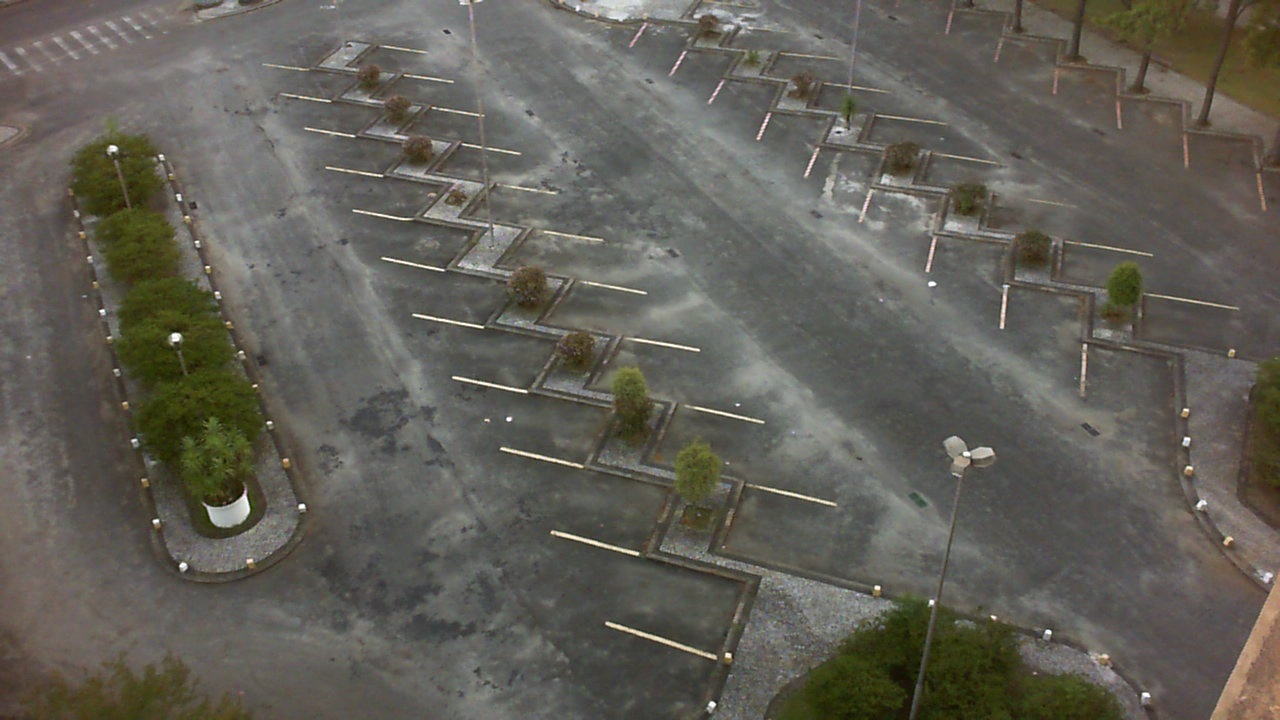
#> input picture Empty.jpg, 1280 x 720 px
$ python SecondImage.py   (Python 2 division)   (older library calls are emulated)
#> lines starting #> are read from the running program, lines starting #| are printed output that depends on the picture; after the words box and inside, x2 and y2 are one past the last pixel; in counts of white or black regions, pixels touching at a corner belong together
##################################################################################################################
#	University of Porto
#	Faculty of Engineering
#	Computer Vision
#
# Project 1: Vision-based computation of parking lot occupancy
#
# Authors:
#	* Nuno Granja Fernandes up201107699
#	* Samuel Arleo Rodriguez up201600802
#	* Katja Hader up201602072
##################################################################################################################

import numpy as np
import cv2
from matplotlib import pyplot as plot
from sklearn.cluster import DBSCAN
import random as rd
import os
import sys

# [31 lines left out: functions numImages, printImage, printImage, not called in this run]

def getChannels(img):
	return img[:,:,2],img[:,:,1],img[:,:,0]

# [11 lines left out: function applyThreshold, not called in this run]

def thresholdImage(gray,thr_type,thr,block_size=None,img=None):

	""" Where thr_type in {1,2,3,4}
		1: Normal threshold
		2: Otsu
		3: Adaptive (mean)
		4: Adaptive (Gaussian)
		More thresholds: Using two thresholds taking into account that most pixels are from the floor
			(Trying to don't erase black cars)
		5: Double threshold (using percentiles)
		6: Double threshold (using manually set values)
	"""
	if thr_type == 1:
		ret,thr = cv2.threshold(gray,thr,255,cv2.THRESH_BINARY)
		return thr
	elif thr_type == 2:
		ret,thr = cv2.threshold(gray,0,255,cv2.THRESH_BINARY+cv2.THRESH_OTSU) # Black/red cars desapeared. Good for Segmentation of background
		return thr
	elif thr_type == 3:
		return cv2.adaptiveThreshold(gray,255,cv2.ADAPTIVE_THRESH_MEAN_C,cv2.THRESH_BINARY,block_size,2) # Less noise, but can't recognize all cars
	elif thr_type == 4:
		return cv2.adaptiveThreshold(gray,255,cv2.ADAPTIVE_THRESH_GAUSSIAN_C,cv2.THRESH_BINARY,block_size,2) # More noise, more cars
	elif thr_type == 5:
		firstQ = np.percentile(gray2,65) # Return de value of the pixel that corresponds to the 65 percent of all sorted pixels in grayscale
		secondQ = np.percentile(gray2,50)
		thirdQ = np.percentile(gray2,35)
		return applyThreshold(gray,firstQ,thirdQ)
	elif thr_type == 6:
		return applyThreshold(gray,40,113)
	elif thr_type == 7:
		rows,col = img[:,:,0].shape
		r1,g1,b1 = getChannels(gray) # Actually is not grayscale but a BGR image (just a name)
		r2,g2,b2 = getChannels(img)
		res = np.zeros((rows,col))
		for i in range(0,rows):
			for j in range(0,col):
				rDif = abs(int(r1[i,j]) - int(r2[i,j]))
				gDif = abs(int(g1[i,j]) - int(g2[i,j]))
				bDif = abs(int(b1[i,j]) - int(b2[i,j]))
				if rDif >= thr or gDif >= thr or bDif >= thr:
					res[i,j] = 0
				else:
					res[i,j] = 255
		return res

	else:
		return None

def getEdges(gray,detector,min_thr=None,max_thr=None):
	"""
		Where detector in {1,2,3,4}
		1: Laplacian
		2: Sobelx
		3: Sobely
		4: Canny
		5: Sobelx with possitive and negative slope (in 2 negative slopes are lost)
	"""
	if min_thr is None:
		min_thr = 100
		max_thr = 200
	if detector == 1:
		return cv2.Laplacian(gray,cv2.CV_64F)
	elif detector == 2:
		return cv2.Sobel(gray,cv2.CV_64F,1,0,ksize=-1)
	elif detector == 3:
		return cv2.Sobel(gray,cv2.CV_64F,0,1,ksize=-1)
	elif detector == 4:
		return cv2.Canny(gray,min_thr,max_thr)  # Canny(min_thresh,max_thresh) (threshold not to the intensity but to the
												# intensity gradient -value that measures how different is a pixel to its neighbors-)
	elif detector == 5:
		sobelx64f = cv2.Sobel(gray,cv2.CV_64F,1,0,ksize=5)
		abs_sobel64f = np.absolute(sobelx64f)
		return np.uint8(abs_sobel64f)

# [33 lines left out: functions dbscan, getCentroids, paintClusters, not called in this run]


# Empty and non-empty parking lot image
img1 = cv2.imread("Empty.jpg")
#> img1 is the input picture: shape (720, 1280, 3); mean B, G, R 87, 95.1, 97.6
img2 = cv2.imread("Full.jpg")
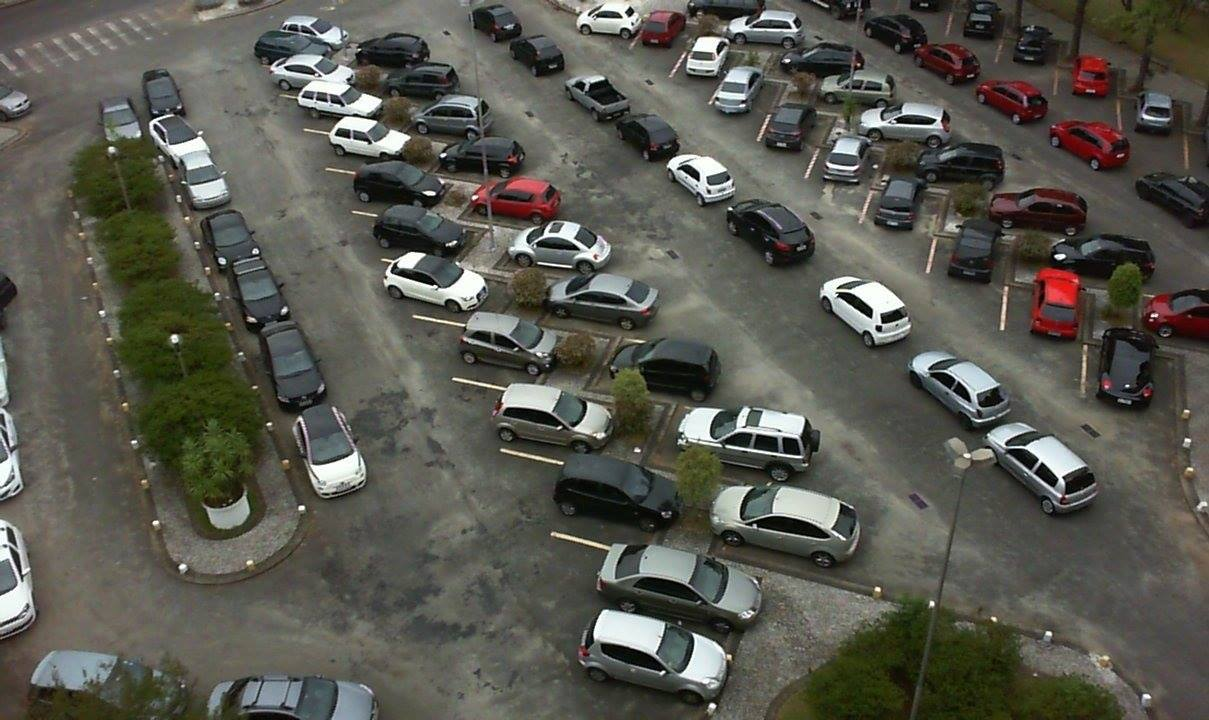
#> input picture Full.jpg, 1209 x 720 px
#> img2 is the input picture: shape (720, 1209, 3); mean B, G, R 79.1, 87.8, 88.3
if img1 is None or img2 is None:
	print("It was not possible to load the images. Please check paths.")
	sys.exit()

# Blurring empty parking lot image
blur = cv2.GaussianBlur(img1,(7,7),0)

# Dimensions of the image
rows,col = img1[:,:,0].shape
#> rows = 720; col = 1280

# Images for storing results
res2 = img2.copy()
res3 = img2.copy()
res4 = img2.copy()
res5 = img2.copy()

# Auxiliar image for storing results
res = np.zeros((rows,col))

# Gray scale image of the non-empty parking lot
gray = cv2.cvtColor(img2,cv2.COLOR_BGR2GRAY)

# Edges on non-empty parking lot using Canny edge detector
edges = getEdges(gray,4,50,200)
#> in getEdges, `return cv2.Canny(gray,min_thr,max_thr)`:
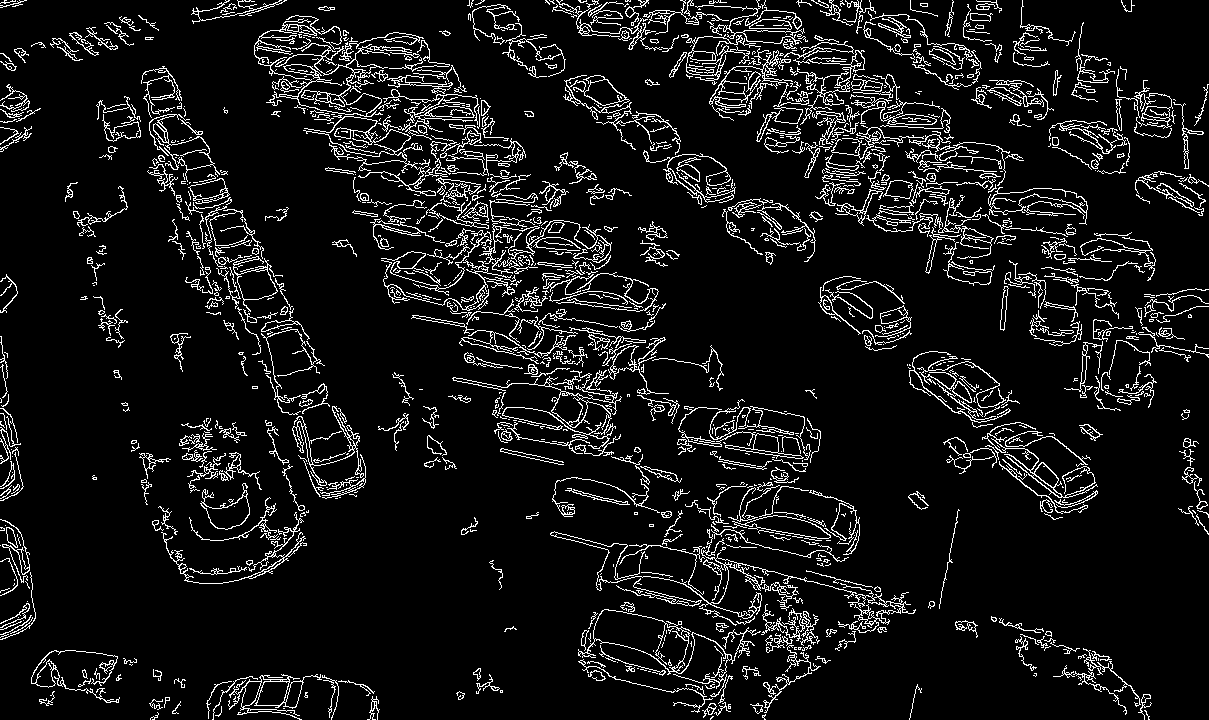
#> returned value: shape (720, 1209); 8.4% white in thin lines or dots

# Threshold for every channel
threshold = 40

# Applying color threshold: It takes each channel of the empty parking lot image
# and compares each pixel with the same channel on the non-empty park. If this difference
# is more than the threshold, then the pixel is considered as a car pixel and the pixel
# on the same position in the binary image "res" is painted black. This allows to recognize
# cars of almost any color, however cars with intisities similar to the background are
# hard to paint.
res = thresholdImage(img2,7,threshold,img=blur)
#> in thresholdImage, `r2,g2,b2 = getChannels(img)`:
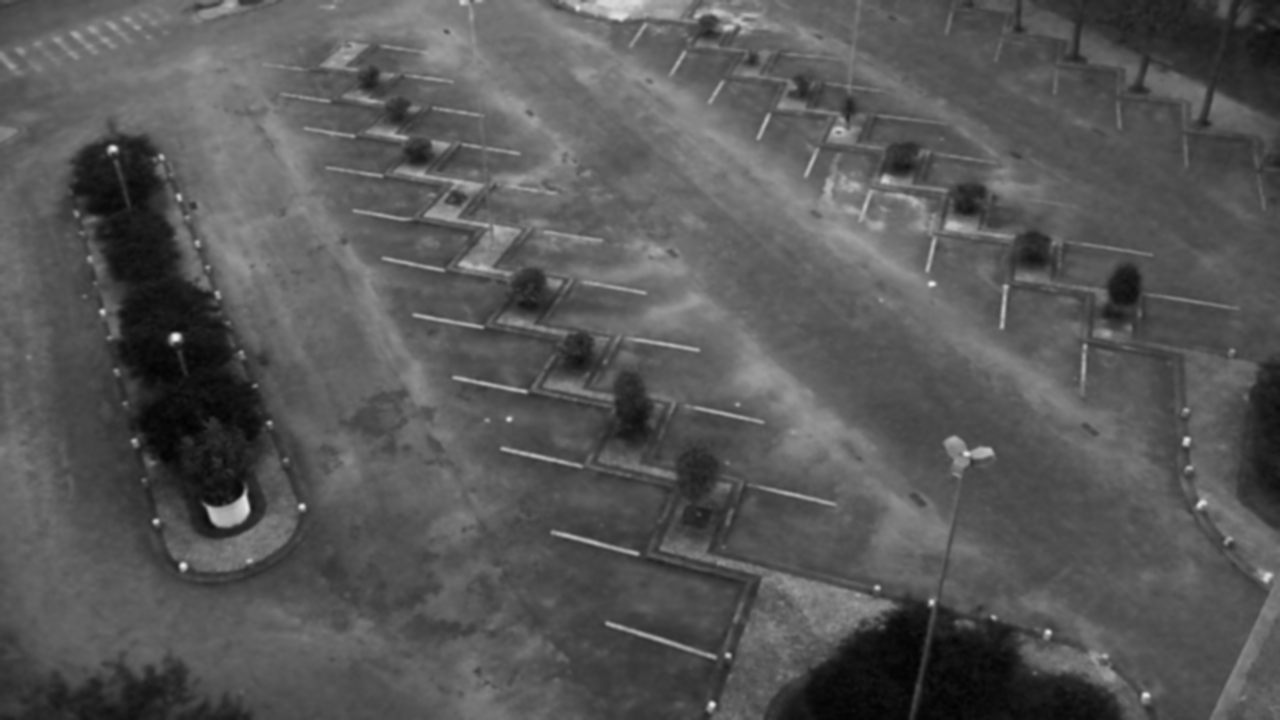
#> b2: shape (720, 1280); min 2, max 242, mean 87
#> after the loop in thresholdImage, `for i in range(0,rows):`:
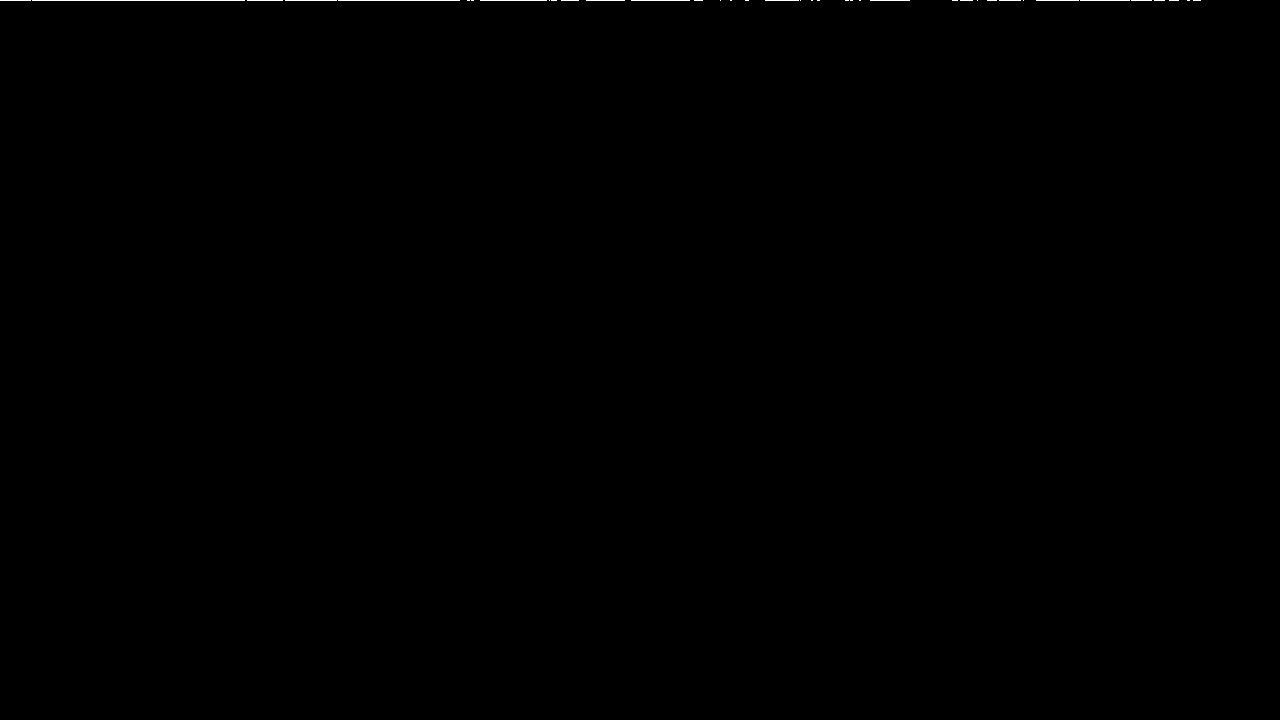
#> res: shape (720, 1280) float64; 0.1% white in thin lines or dots, all inside (x1, y1, x2, y2) = (0, 0, 1201, 1)
#> (the run stopped early here; a loop or call above may not have finished)
